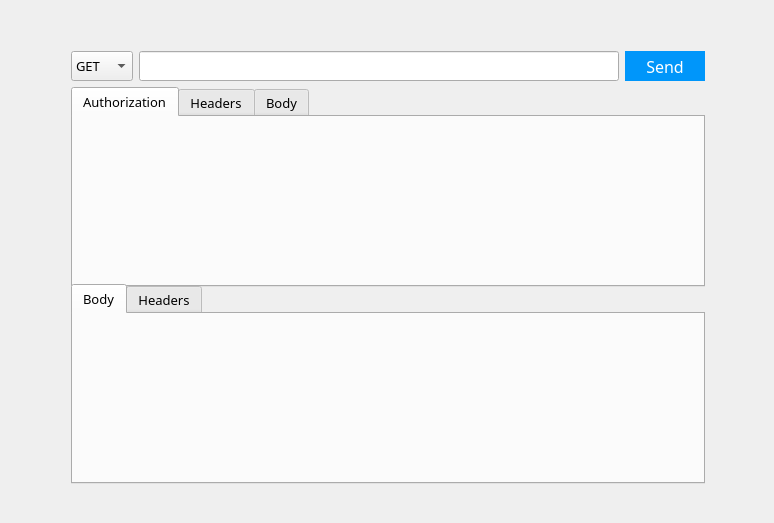
<?xml version="1.0" encoding="UTF-8"?>
<ui version="4.0">
 <class>Widget</class>
 <widget class="QWidget" name="Widget">
  <property name="geometry">
   <rect>
    <x>0</x>
    <y>0</y>
    <width>774</width>
    <height>523</height>
   </rect>
  </property>
  <property name="windowTitle">
   <string>Widget</string>
  </property>
  <property name="autoFillBackground">
   <bool>false</bool>
  </property>
  <property name="styleSheet">
   <string notr="true">QPushButton {background-color: rgb(0, 150, 250);border:none;color: white}
QPushButton:pressed{background-color: rgb(120, 140, 175);border:none;color: white}</string>
  </property>
  <widget class="QWidget" name="">
   <property name="geometry">
    <rect>
     <x>60</x>
     <y>40</y>
     <width>656</width>
     <height>446</height>
    </rect>
   </property>
   <layout class="QVBoxLayout" name="verticalLayout">
    <item>
     <layout class="QHBoxLayout" name="horizontalLayout">
      <item>
       <widget class="QComboBox" name="comboBox">
        <property name="minimumSize">
         <size>
          <width>60</width>
          <height>30</height>
         </size>
        </property>
        <property name="font">
         <font>
          <family>微软雅黑</family>
          <pointsize>10</pointsize>
         </font>
        </property>
        <property name="layoutDirection">
         <enum>Qt::LeftToRight</enum>
        </property>
        <item>
         <property name="text">
          <string>GET</string>
         </property>
        </item>
        <item>
         <property name="text">
          <string>POST</string>
         </property>
        </item>
       </widget>
      </item>
      <item>
       <widget class="QLineEdit" name="lineEdit">
        <property name="minimumSize">
         <size>
          <width>450</width>
          <height>30</height>
         </size>
        </property>
        <property name="font">
         <font>
          <family>微软雅黑</family>
          <pointsize>10</pointsize>
         </font>
        </property>
       </widget>
      </item>
      <item>
       <widget class="QPushButton" name="pushButton">
        <property name="minimumSize">
         <size>
          <width>80</width>
          <height>30</height>
         </size>
        </property>
        <property name="font">
         <font>
          <family>微软雅黑</family>
          <pointsize>12</pointsize>
         </font>
        </property>
        <property name="styleSheet">
         <string notr="true"/>
        </property>
        <property name="text">
         <string>Send</string>
        </property>
       </widget>
      </item>
     </layout>
    </item>
    <item>
     <widget class="QTabWidget" name="tabWidget">
      <property name="minimumSize">
       <size>
        <width>0</width>
        <height>200</height>
       </size>
      </property>
      <property name="font">
       <font>
        <family>微软雅黑</family>
        <pointsize>10</pointsize>
       </font>
      </property>
      <property name="currentIndex">
       <number>0</number>
      </property>
      <property name="tabBarAutoHide">
       <bool>false</bool>
      </property>
      <widget class="QWidget" name="tab">
       <attribute name="title">
        <string>Authorization</string>
       </attribute>
      </widget>
      <widget class="QWidget" name="tab_2">
       <attribute name="title">
        <string>Headers</string>
       </attribute>
      </widget>
      <widget class="QWidget" name="tab_3">
       <attribute name="title">
        <string>Body</string>
       </attribute>
      </widget>
     </widget>
    </item>
    <item>
     <widget class="QTabWidget" name="tabWidget_2">
      <property name="minimumSize">
       <size>
        <width>0</width>
        <height>200</height>
       </size>
      </property>
      <property name="font">
       <font>
        <family>微软雅黑</family>
        <pointsize>10</pointsize>
       </font>
      </property>
      <property name="currentIndex">
       <number>0</number>
      </property>
      <widget class="QWidget" name="tab_4">
       <attribute name="title">
        <string>Body</string>
       </attribute>
      </widget>
      <widget class="QWidget" name="tab_5">
       <attribute name="title">
        <string>Headers</string>
       </attribute>
      </widget>
     </widget>
    </item>
   </layout>
  </widget>
 </widget>
 <layoutdefault spacing="6" margin="11"/>
 <resources/>
 <connections/>
</ui>
